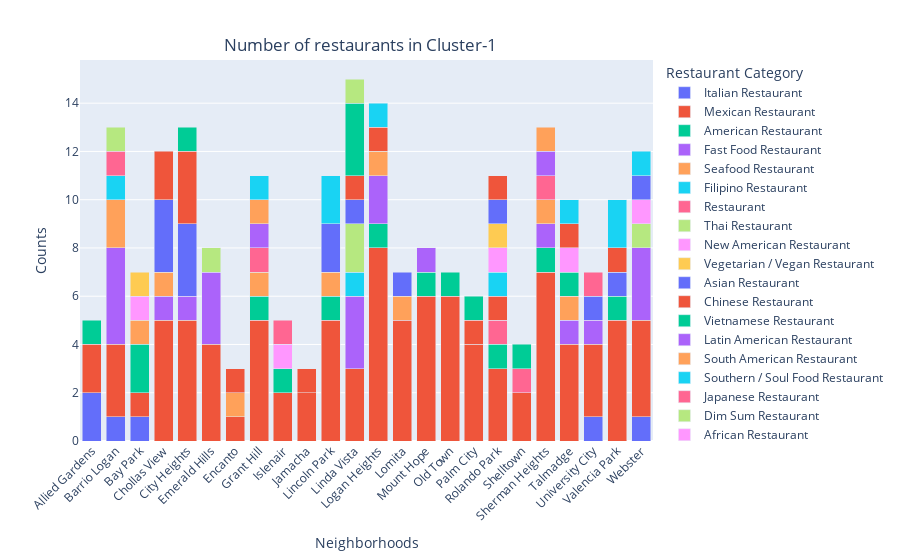

The notebook cell saved with this chart:
### Markdown cell above
Let's plot the number of restaurants in each neighborhood of Cluster-1

### Code cell
# plot a stack barchart to display the number of restaurants in Cluster-1 using Plotly visualization library
import plotly.express as px 

fig = px.bar(restaurants_cluster1, x="Neighborhoods", y="Counts", 
             color="Restaurant Category", hover_data=['Restaurant Category'], 
             barmode = 'stack') 

fig.update_layout(
    title={
        'text': "Number of restaurants in Cluster-1",
        'y':0.93,
        'x':0.4,
        'xanchor': 'center',
        'yanchor': 'top'},
    xaxis_tickangle=-45,
    xaxis={'categoryorder':'category ascending'})
fig.show()

### Figure 1 — Plotly figure (JSON) as saved in the notebook; plotly's stock layout.template omitted (floating-point values rounded to 4 significant figures)
{"data": [{"alignmentgroup": "True", "customdata": [["Italian Restaurant"], ["Italian Restaurant"], ["Italian Restaurant"], ["Italian Restaurant"], ["Italian Restaurant"]], "hovertemplate": "Restaurant Category=%{customdata[0]}<br>Neighborhoods=%{x}<br>Counts=%{y}<extra></extra>", "legendgroup": "Italian Restaurant", "marker": {"color": "#636efa"}, "name": "Italian Restaurant", "offsetgroup": "Italian Restaurant", "orientation": "v", "showlegend": true, "textposition": "auto", "type": "bar", "x": ["Allied Gardens", "Barrio Logan", "Bay Park", "University City", "Webster"], "xaxis": "x", "y": [2, 1, 1, 1, 1], "yaxis": "y"}, {"alignmentgroup": "True", "customdata": [["Mexican Restaurant"], ["Mexican Restaurant"], ["Mexican Restaurant"], ["Mexican Restaurant"], ["Mexican Restaurant"], ["Mexican Restaurant"], ["Mexican Restaurant"], ["Mexican Restaurant"], ["Mexican Restaurant"], ["Mexican Restaurant"], ["Mexican Restaurant"], ["Mexican Restaurant"], ["Mexican Restaurant"], ["Mexican Restaurant"], ["Mexican Restaurant"], ["Mexican Restaurant"], ["Mexican Restaurant"], ["Mexican Restaurant"], ["Mexican Restaurant"], ["Mexican Restaurant"], ["Mexican Restaurant"], ["Mexican Restaurant"], ["Mexican Restaurant"], ["Mexican Restaurant"]], "hovertemplate": "Restaurant Category=%{customdata[0]}<br>Neighborhoods=%{x}<br>Counts=%{y}<extra></extra>", "legendgroup": "Mexican Restaurant", "marker": {"color": "#EF553B"}, "name": "Mexican Restaurant", "offsetgroup": "Mexican Restaurant", "orientation": "v", "showlegend": true, "textposition": "auto", "type": "bar", "x": ["Allied Gardens", "Barrio Logan", "Bay Park", "Chollas View", "City Heights", "Emerald Hills", "Encanto", "Grant Hill", "Islenair", "Jamacha", "Lincoln Park", "Linda Vista", "Logan Heights", "Lomita", "Mount Hope", "Old Town", "Palm City", "Rolando Park", "Shelltown", "Sherman Heights", "Talmadge", "University City", "Valencia Park", "Webster"], "xaxis": "x", "y": [2, 3, 1, 5, 5, 4, 1, 5, 2, 2, 5, 3, 8, 5, 6, 6, 4, 3, 2, 7, 4, 3, 5, 4], "yaxis": "y"}, {"alignmentgroup": "True", "customdata": [["American Restaurant"], ["American Restaurant"], ["American Restaurant"], ["American Restaurant"], ["American Restaurant"], ["American Restaurant"], ["American Restaurant"], ["American Restaurant"], ["American Restaurant"], ["American Restaurant"], ["American Restaurant"]], "hovertemplate": "Restaurant Category=%{customdata[0]}<br>Neighborhoods=%{x}<br>Counts=%{y}<extra></extra>", "legendgroup": "American Restaurant", "marker": {"color": "#00cc96"}, "name": "American Restaurant", "offsetgroup": "American Restaurant", "orientation": "v", "showlegend": true, "textposition": "auto", "type": "bar", "x": ["Allied Gardens", "Bay Park", "Grant Hill", "Islenair", "Lincoln Park", "Logan Heights", "Mount Hope", "Old Town", "Rolando Park", "Sherman Heights", "Valencia Park"], "xaxis": "x", "y": [1, 2, 1, 1, 1, 1, 1, 1, 1, 1, 1], "yaxis": "y"}, {"alignmentgroup": "True", "customdata": [["Fast Food Restaurant"], ["Fast Food Restaurant"], ["Fast Food Restaurant"], ["Fast Food Restaurant"], ["Fast Food Restaurant"], ["Fast Food Restaurant"], ["Fast Food Restaurant"], ["Fast Food Restaurant"], ["Fast Food Restaurant"], ["Fast Food Restaurant"], ["Fast Food Restaurant"]], "hovertemplate": "Restaurant Category=%{customdata[0]}<br>Neighborhoods=%{x}<br>Counts=%{y}<extra></extra>", "legendgroup": "Fast Food Restaurant", "marker": {"color": "#ab63fa"}, "name": "Fast Food Restaurant", "offsetgroup": "Fast Food Restaurant", "orientation": "v", "showlegend": true, "textposition": "auto", "type": "bar", "x": ["Barrio Logan", "Chollas View", "City Heights", "Emerald Hills", "Linda Vista", "Logan Heights", "Mount Hope", "Sherman Heights", "Talmadge", "University City", "Webster"], "xaxis": "x", "y": [4, 1, 1, 3, 3, 2, 1, 1, 1, 1, 3], "yaxis": "y"}, {"alignmentgroup": "True", "customdata": [["Seafood Restaurant"], ["Seafood Restaurant"], ["Seafood Restaurant"], ["Seafood Restaurant"], ["Seafood Restaurant"], ["Seafood Restaurant"], ["Seafood Restaurant"], ["Seafood Restaurant"], ["Seafood Restaurant"], ["Seafood Restaurant"]], "hovertemplate": "Restaurant Category=%{customdata[0]}<br>Neighborhoods=%{x}<br>Counts=%{y}<extra></extra>", "legendgroup": "Seafood Restaurant", "marker": {"color": "#FFA15A"}, "name": "Seafood Restaurant", "offsetgroup": "Seafood Restaurant", "orientation": "v", "showlegend": true, "textposition": "auto", "type": "bar", "x": ["Barrio Logan", "Bay Park", "Chollas View", "Encanto", "Grant Hill", "Lincoln Park", "Logan Heights", "Lomita", "Sherman Heights", "Talmadge"], "xaxis": "x", "y": [2, 1, 1, 1, 1, 1, 1, 1, 1, 1], "yaxis": "y"}, {"alignmentgroup": "True", "customdata": [["Filipino Restaurant"], ["Filipino Restaurant"]], "hovertemplate": "Restaurant Category=%{customdata[0]}<br>Neighborhoods=%{x}<br>Counts=%{y}<extra></extra>", "legendgroup": "Filipino Restaurant", "marker": {"color": "#19d3f3"}, "name": "Filipino Restaurant", "offsetgroup": "Filipino Restaurant", "orientation": "v", "showlegend": true, "textposition": "auto", "type": "bar", "x": ["Barrio Logan", "Linda Vista"], "xaxis": "x", "y": [1, 1], "yaxis": "y"}, {"alignmentgroup": "True", "customdata": [["Restaurant"], ["Restaurant"], ["Restaurant"], ["Restaurant"], ["Restaurant"]], "hovertemplate": "Restaurant Category=%{customdata[0]}<br>Neighborhoods=%{x}<br>Counts=%{y}<extra></extra>", "legendgroup": "Restaurant", "marker": {"color": "#FF6692"}, "name": "Restaurant", "offsetgroup": "Restaurant", "orientation": "v", "showlegend": true, "textposition": "auto", "type": "bar", "x": ["Barrio Logan", "Grant Hill", "Rolando Park", "Shelltown", "Sherman Heights"], "xaxis": "x", "y": [1, 1, 1, 1, 1], "yaxis": "y"}, {"alignmentgroup": "True", "customdata": [["Thai Restaurant"], ["Thai Restaurant"], ["Thai Restaurant"], ["Thai Restaurant"]], "hovertemplate": "Restaurant Category=%{customdata[0]}<br>Neighborhoods=%{x}<br>Counts=%{y}<extra></extra>", "legendgroup": "Thai Restaurant", "marker": {"color": "#B6E880"}, "name": "Thai Restaurant", "offsetgroup": "Thai Restaurant", "orientation": "v", "showlegend": true, "textposition": "auto", "type": "bar", "x": ["Barrio Logan", "Emerald Hills", "Linda Vista", "Webster"], "xaxis": "x", "y": [1, 1, 2, 1], "yaxis": "y"}, {"alignmentgroup": "True", "customdata": [["New American Restaurant"], ["New American Restaurant"], ["New American Restaurant"]], "hovertemplate": "Restaurant Category=%{customdata[0]}<br>Neighborhoods=%{x}<br>Counts=%{y}<extra></extra>", "legendgroup": "New American Restaurant", "marker": {"color": "#FF97FF"}, "name": "New American Restaurant", "offsetgroup": "New American Restaurant", "orientation": "v", "showlegend": true, "textposition": "auto", "type": "bar", "x": ["Bay Park", "Islenair", "Webster"], "xaxis": "x", "y": [1, 1, 1], "yaxis": "y"}, {"alignmentgroup": "True", "customdata": [["Vegetarian / Vegan Restaurant"]], "hovertemplate": "Restaurant Category=%{customdata[0]}<br>Neighborhoods=%{x}<br>Counts=%{y}<extra></extra>", "legendgroup": "Vegetarian / Vegan Restaurant", "marker": {"color": "#FECB52"}, "name": "Vegetarian / Vegan Restaurant", "offsetgroup": "Vegetarian / Vegan Restaurant", "orientation": "v", "showlegend": true, "textposition": "auto", "type": "bar", "x": ["Bay Park"], "xaxis": "x", "y": [1], "yaxis": "y"}, {"alignmentgroup": "True", "customdata": [["Asian Restaurant"], ["Asian Restaurant"], ["Asian Restaurant"], ["Asian Restaurant"], ["Asian Restaurant"], ["Asian Restaurant"], ["Asian Restaurant"]], "hovertemplate": "Restaurant Category=%{customdata[0]}<br>Neighborhoods=%{x}<br>Counts=%{y}<extra></extra>", "legendgroup": "Asian Restaurant", "marker": {"color": "#636efa"}, "name": "Asian Restaurant", "offsetgroup": "Asian Restaurant", "orientation": "v", "showlegend": true, "textposition": "auto", "type": "bar", "x": ["Chollas View", "City Heights", "Lincoln Park", "Linda Vista", "Lomita", "Valencia Park", "Webster"], "xaxis": "x", "y": [3, 3, 2, 1, 1, 1, 1], "yaxis": "y"}, {"alignmentgroup": "True", "customdata": [["Chinese Restaurant"], ["Chinese Restaurant"], ["Chinese Restaurant"], ["Chinese Restaurant"], ["Chinese Restaurant"], ["Chinese Restaurant"], ["Chinese Restaurant"], ["Chinese Restaurant"], ["Chinese Restaurant"]], "hovertemplate": "Restaurant Category=%{customdata[0]}<br>Neighborhoods=%{x}<br>Counts=%{y}<extra></extra>", "legendgroup": "Chinese Restaurant", "marker": {"color": "#EF553B"}, "name": "Chinese Restaurant", "offsetgroup": "Chinese Restaurant", "orientation": "v", "showlegend": true, "textposition": "auto", "type": "bar", "x": ["Chollas View", "City Heights", "Encanto", "Jamacha", "Linda Vista", "Logan Heights", "Palm City", "Rolando Park", "Valencia Park"], "xaxis": "x", "y": [2, 3, 1, 1, 1, 1, 1, 1, 1], "yaxis": "y"}, {"alignmentgroup": "True", "customdata": [["Vietnamese Restaurant"], ["Vietnamese Restaurant"], ["Vietnamese Restaurant"], ["Vietnamese Restaurant"]], "hovertemplate": "Restaurant Category=%{customdata[0]}<br>Neighborhoods=%{x}<br>Counts=%{y}<extra></extra>", "legendgroup": "Vietnamese Restaurant", "marker": {"color": "#00cc96"}, "name": "Vietnamese Restaurant", "offsetgroup": "Vietnamese Restaurant", "orientation": "v", "showlegend": true, "textposition": "auto", "type": "bar", "x": ["City Heights", "Linda Vista", "Palm City", "Talmadge"], "xaxis": "x", "y": [1, 3, 1, 1], "yaxis": "y"}, {"alignmentgroup": "True", "customdata": [["Latin American Restaurant"]], "hovertemplate": "Restaurant Category=%{customdata[0]}<br>Neighborhoods=%{x}<br>Counts=%{y}<extra></extra>", "legendgroup": "Latin American Restaurant", "marker": {"color": "#ab63fa"}, "name": "Latin American Restaurant", "offsetgroup": "Latin American Restaurant", "orientation": "v", "showlegend": true, "textposition": "auto", "type": "bar", "x": ["Grant Hill"], "xaxis": "x", "y": [1], "yaxis": "y"}, {"alignmentgroup": "True", "customdata": [["South American Restaurant"]], "hovertemplate": "Restaurant Category=%{customdata[0]}<br>Neighborhoods=%{x}<br>Counts=%{y}<extra></extra>", "legendgroup": "South American Restaurant", "marker": {"color": "#FFA15A"}, "name": "South American Restaurant", "offsetgroup": "South American Restaurant", "orientation": "v", "showlegend": true, "textposition": "auto", "type": "bar", "x": ["Grant Hill"], "xaxis": "x", "y": [1], "yaxis": "y"}, {"alignmentgroup": "True", "customdata": [["Southern / Soul Food Restaurant"], ["Southern / Soul Food Restaurant"], ["Southern / Soul Food Restaurant"], ["Southern / Soul Food Restaurant"], ["Southern / Soul Food Restaurant"], ["Southern / Soul Food Restaurant"]], "hovertemplate": "Restaurant Category=%{customdata[0]}<br>Neighborhoods=%{x}<br>Counts=%{y}<extra></extra>", "legendgroup": "Southern / Soul Food Restaurant", "marker": {"color": "#19d3f3"}, "name": "Southern / Soul Food Restaurant", "offsetgroup": "Southern / Soul Food Restaurant", "orientation": "v", "showlegend": true, "textposition": "auto", "type": "bar", "x": ["Grant Hill", "Lincoln Park", "Logan Heights", "Rolando Park", "Valencia Park", "Webster"], "xaxis": "x", "y": [1, 2, 1, 1, 2, 1], "yaxis": "y"}, {"alignmentgroup": "True", "customdata": [["Japanese Restaurant"]], "hovertemplate": "Restaurant Category=%{customdata[0]}<br>Neighborhoods=%{x}<br>Counts=%{y}<extra></extra>", "legendgroup": "Japanese Restaurant", "marker": {"color": "#FF6692"}, "name": "Japanese Restaurant", "offsetgroup": "Japanese Restaurant", "orientation": "v", "showlegend": true, "textposition": "auto", "type": "bar", "x": ["Islenair"], "xaxis": "x", "y": [1], "yaxis": "y"}, {"alignmentgroup": "True", "customdata": [["Dim Sum Restaurant"]], "hovertemplate": "Restaurant Category=%{customdata[0]}<br>Neighborhoods=%{x}<br>Counts=%{y}<extra></extra>", "legendgroup": "Dim Sum Restaurant", "marker": {"color": "#B6E880"}, "name": "Dim Sum Restaurant", "offsetgroup": "Dim Sum Restaurant", "orientation": "v", "showlegend": true, "textposition": "auto", "type": "bar", "x": ["Linda Vista"], "xaxis": "x", "y": [1], "yaxis": "y"}, {"alignmentgroup": "True", "customdata": [["African Restaurant"], ["African Restaurant"]], "hovertemplate": "Restaurant Category=%{customdata[0]}<br>Neighborhoods=%{x}<br>Counts=%{y}<extra></extra>", "legendgroup": "African Restaurant", "marker": {"color": "#FF97FF"}, "name": "African Restaurant", "offsetgroup": "African Restaurant", "orientation": "v", "showlegend": true, "textposition": "auto", "type": "bar", "x": ["Rolando Park", "Talmadge"], "xaxis": "x", "y": [1, 1], "yaxis": "y"}, {"alignmentgroup": "True", "customdata": [["Cajun / Creole Restaurant"]], "hovertemplate": "Restaurant Category=%{customdata[0]}<br>Neighborhoods=%{x}<br>Counts=%{y}<extra></extra>", "legendgroup": "Cajun / Creole Restaurant", "marker": {"color": "#FECB52"}, "name": "Cajun / Creole Restaurant", "offsetgroup": "Cajun / Creole Restaurant", "orientation": "v", "showlegend": true, "textposition": "auto", "type": "bar", "x": ["Rolando Park"], "xaxis": "x", "y": [1], "yaxis": "y"}, {"alignmentgroup": "True", "customdata": [["Caribbean Restaurant"], ["Caribbean Restaurant"]], "hovertemplate": "Restaurant Category=%{customdata[0]}<br>Neighborhoods=%{x}<br>Counts=%{y}<extra></extra>", "legendgroup": "Caribbean Restaurant", "marker": {"color": "#636efa"}, "name": "Caribbean Restaurant", "offsetgroup": "Caribbean Restaurant", "orientation": "v", "showlegend": true, "textposition": "auto", "type": "bar", "x": ["Rolando Park", "University City"], "xaxis": "x", "y": [1, 1], "yaxis": "y"}, {"alignmentgroup": "True", "customdata": [["Ethiopian Restaurant"], ["Ethiopian Restaurant"]], "hovertemplate": "Restaurant Category=%{customdata[0]}<br>Neighborhoods=%{x}<br>Counts=%{y}<extra></extra>", "legendgroup": "Ethiopian Restaurant", "marker": {"color": "#EF553B"}, "name": "Ethiopian Restaurant", "offsetgroup": "Ethiopian Restaurant", "orientation": "v", "showlegend": true, "textposition": "auto", "type": "bar", "x": ["Rolando Park", "Talmadge"], "xaxis": "x", "y": [1, 1], "yaxis": "y"}, {"alignmentgroup": "True", "customdata": [["Mediterranean Restaurant"]], "hovertemplate": "Restaurant Category=%{customdata[0]}<br>Neighborhoods=%{x}<br>Counts=%{y}<extra></extra>", "legendgroup": "Mediterranean Restaurant", "marker": {"color": "#00cc96"}, "name": "Mediterranean Restaurant", "offsetgroup": "Mediterranean Restaurant", "orientation": "v", "showlegend": true, "textposition": "auto", "type": "bar", "x": ["Shelltown"], "xaxis": "x", "y": [1], "yaxis": "y"}, {"alignmentgroup": "True", "customdata": [["Comfort Food Restaurant"]], "hovertemplate": "Restaurant Category=%{customdata[0]}<br>Neighborhoods=%{x}<br>Counts=%{y}<extra></extra>", "legendgroup": "Comfort Food Restaurant", "marker": {"color": "#ab63fa"}, "name": "Comfort Food Restaurant", "offsetgroup": "Comfort Food Restaurant", "orientation": "v", "showlegend": true, "textposition": "auto", "type": "bar", "x": ["Sherman Heights"], "xaxis": "x", "y": [1], "yaxis": "y"}, {"alignmentgroup": "True", "customdata": [["Middle Eastern Restaurant"]], "hovertemplate": "Restaurant Category=%{customdata[0]}<br>Neighborhoods=%{x}<br>Counts=%{y}<extra></extra>", "legendgroup": "Middle Eastern Restaurant", "marker": {"color": "#FFA15A"}, "name": "Middle Eastern Restaurant", "offsetgroup": "Middle Eastern Restaurant", "orientation": "v", "showlegend": true, "textposition": "auto", "type": "bar", "x": ["Sherman Heights"], "xaxis": "x", "y": [1], "yaxis": "y"}, {"alignmentgroup": "True", "customdata": [["Indian Restaurant"]], "hovertemplate": "Restaurant Category=%{customdata[0]}<br>Neighborhoods=%{x}<br>Counts=%{y}<extra></extra>", "legendgroup": "Indian Restaurant", "marker": {"color": "#19d3f3"}, "name": "Indian Restaurant", "offsetgroup": "Indian Restaurant", "orientation": "v", "showlegend": true, "textposition": "auto", "type": "bar", "x": ["Talmadge"], "xaxis": "x", "y": [1], "yaxis": "y"}, {"alignmentgroup": "True", "customdata": [["Sushi Restaurant"]], "hovertemplate": "Restaurant Category=%{customdata[0]}<br>Neighborhoods=%{x}<br>Counts=%{y}<extra></extra>", "legendgroup": "Sushi Restaurant", "marker": {"color": "#FF6692"}, "name": "Sushi Restaurant", "offsetgroup": "Sushi Restaurant", "orientation": "v", "showlegend": true, "textposition": "auto", "type": "bar", "x": ["University City"], "xaxis": "x", "y": [1], "yaxis": "y"}], "layout": {"barmode": "stack", "legend": {"title": {"text": "Restaurant Category"}, "tracegroupgap": 0}, "margin": {"t": 60}, "title": {"text": "Number of restaurants in Cluster-1", "x": 0.4, "xanchor": "center", "y": 0.93, "yanchor": "top"}, "xaxis": {"anchor": "y", "categoryorder": "category ascending", "domain": [0, 1], "tickangle": -45, "title": {"text": "Neighborhoods"}}, "yaxis": {"anchor": "x", "domain": [0, 1], "title": {"text": "Counts"}}}}
